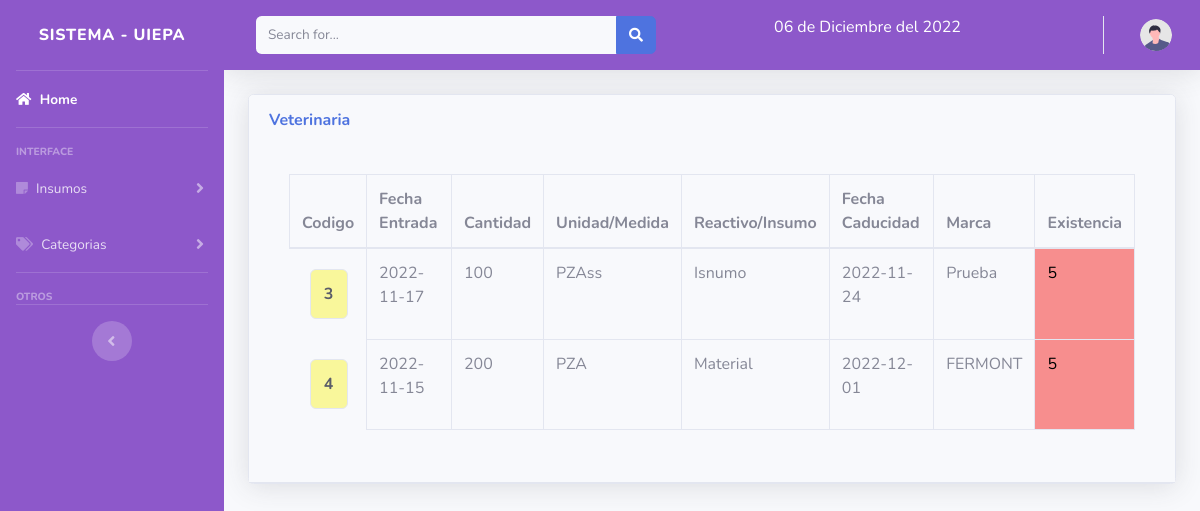
The page /views/veterinaria.php?categoria=VETERINARIA (signed in) on the database as committed earlier.
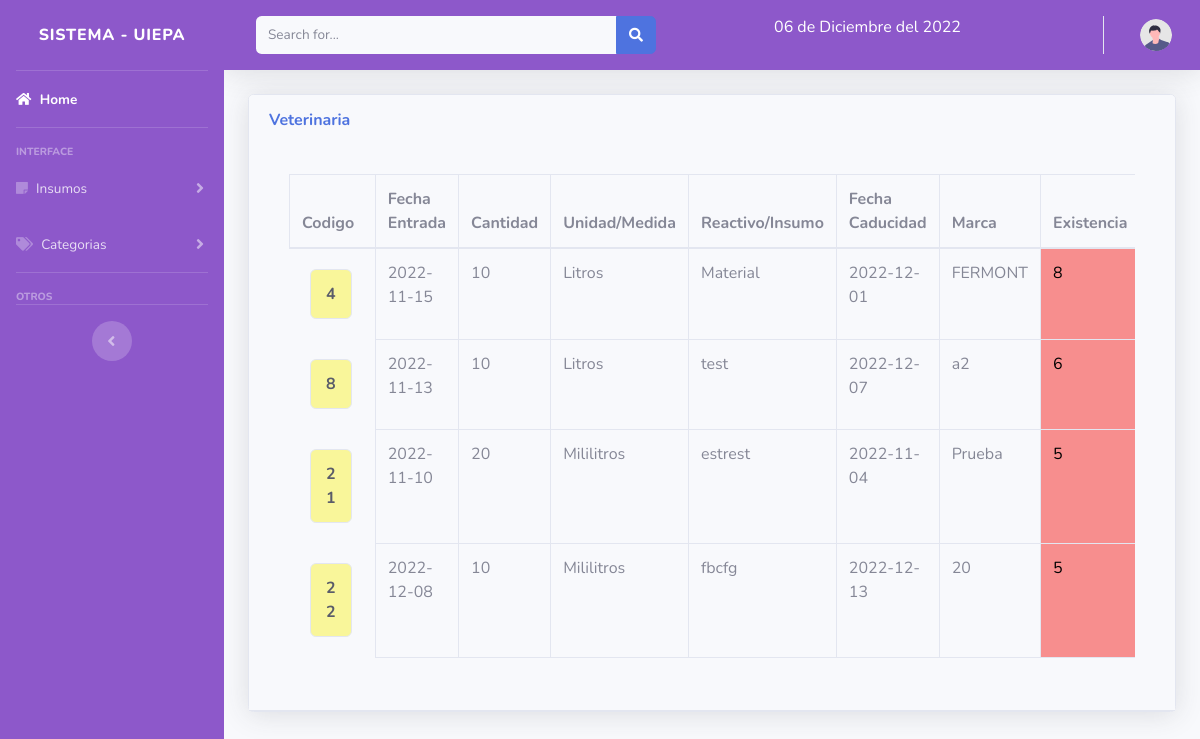
The same page on the database as committed later.
### tables this page shows
CREATE TABLE `insumo` (
  `id` int(11) NOT NULL,
  `fecha_entrada` date NOT NULL,
  `cantidad` int(50) NOT NULL,
  `tipo` varchar(100) NOT NULL,
  `unidad` varchar(150) NOT NULL,
  `nombre` varchar(150) NOT NULL,
  `fecha_caducidad` date NOT NULL,
  `marca` varchar(150) NOT NULL,
  `existencia` varchar(150) NOT NULL,
  `categoria` varchar(50) NOT NULL,
  `entregado` int(10) NOT NULL,
  `recibido` int(50) NOT NULL
);

### views/veterinaria.php (the view, shortened to what this page needs)
<!DOCTYPE html>
<html lang="en">
<head>
</head>
<?php include "../includes/header.php";?>
<body id="page-top">
                <div class="container-fluid">
                    <div class="card shadow mb-4">
                        <div class="card-header py-3">
                            <h6 class="m-0 font-weight-bold text-primary"> Veterinaria</h6>
                            <br>
                        <div class="card-body">
                            <div class="table-responsive">
                                <table class="table table-bordered" id="dataTable" width="100%" cellspacing="0">
                                    <thead>
                                        <tr>
                                            <th>Codigo</th>
                                            <th>Fecha Entrada</th>
                                            <th>Cantidad</th>
                                            <th>Unidad/Medida</th>
                                            <th>Reactivo/Insumo</th>
                                            <th>Fecha Caducidad</th>
                                            <th>Marca</th>
                                            <th>Existencia</th>
                                        </tr>
                                    </thead>
                                    <?php
$categoria = $_GET['categoria'];
extract($_POST);
require_once ("../includes/db.php");
$sql = "SELECT * FROM insumo WHERE categoria = '$categoria'";
$productos = mysqli_query($conexion, $sql);
if($productos -> num_rows > 0){
foreach($productos as $key => $fila ){
?>
<?php
if ($fila['existencia'] < 10) {
    $clase = 'problema';
  } else {
    $clase = 'correcto';
  }
?>
<tr>
<td <?php echo  'class="'.$fila['categoria'] .'"'; ?>><?php echo $fila['id']; ?></td>
<td><?php echo $fila['fecha_entrada']; ?></td>
<td ><?php echo $fila['cantidad']; ?></td>
<td><?php echo $fila['unidad']; ?></td>
<td><?php echo $fila['nombre']; ?></td>
<td><?php echo $fila['fecha_caducidad']; ?></td>
<td><?php echo $fila['marca']; ?></td>
<td <?php echo  'class="'.$clase .'"'; ?>><?php echo $fila['existencia']; ?></td>
</tr>
<?php  include "calculo_vet.php"; ?>
<?php }
}?>
            <?php include "form_categoria.php";?>
            <?php include "form_vet.php";?>
</body>
</html>

Rows that differ between the two databases and show on the page:
removed insumo: id "3", fecha_entrada "2022-11-17", cantidad "100", unidad "PZAss", nombre "Isnumo", fecha_caducidad "2022-11-24", marca "Prueba", existencia "5"
changed insumo "Material": cantidad "200" → "10"; unidad "PZA" → "Litros"; existencia "5" → "8"
now on this page (row edited): insumo: id "8", fecha_entrada "2022-11-13", cantidad "10", unidad "Litros", nombre "test", fecha_caducidad "2022-12-07", marca "a2", existencia "6"
added insumo: id "21", fecha_entrada "2022-11-10", cantidad "20", unidad "Mililitros", nombre "estrest", fecha_caducidad "2022-11-04", marca "Prueba", existencia "5"
added insumo: id "22", fecha_entrada "2022-12-08", cantidad "10", unidad "Mililitros", nombre "fbcfg", fecha_caducidad "2022-12-13", marca "20", existencia "5"
